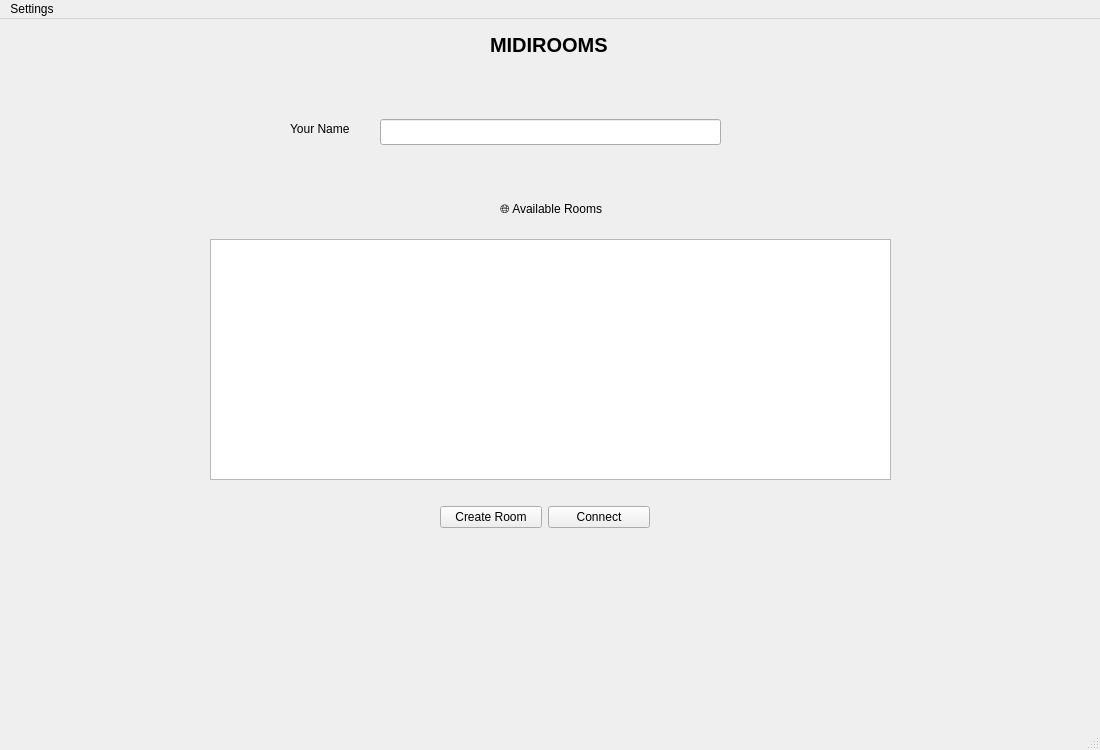
<?xml version="1.0" encoding="UTF-8"?>
<ui version="4.0">
 <class>MainWindow</class>
 <widget class="QMainWindow" name="MainWindow">
  <property name="geometry">
   <rect>
    <x>0</x>
    <y>0</y>
    <width>1100</width>
    <height>750</height>
   </rect>
  </property>
  <property name="minimumSize">
   <size>
    <width>1100</width>
    <height>750</height>
   </size>
  </property>
  <property name="maximumSize">
   <size>
    <width>1100</width>
    <height>750</height>
   </size>
  </property>
  <property name="windowTitle">
   <string>MainWindow</string>
  </property>
  <widget class="QWidget" name="centralwidget">
   <widget class="QLabel" name="appnamelabel">
    <property name="geometry">
     <rect>
      <x>490</x>
      <y>10</y>
      <width>141</width>
      <height>31</height>
     </rect>
    </property>
    <property name="font">
     <font>
      <pointsize>15</pointsize>
      <bold>true</bold>
     </font>
    </property>
    <property name="text">
     <string>MIDIROOMS</string>
    </property>
   </widget>
   <widget class="QListWidget" name="serverListWidget&#10;">
    <property name="geometry">
     <rect>
      <x>210</x>
      <y>220</y>
      <width>681</width>
      <height>241</height>
     </rect>
    </property>
   </widget>
   <widget class="QLabel" name="serverslabel">
    <property name="geometry">
     <rect>
      <x>500</x>
      <y>180</y>
      <width>111</width>
      <height>20</height>
     </rect>
    </property>
    <property name="text">
     <string>🌐 Available Rooms</string>
    </property>
   </widget>
   <widget class="QLabel" name="usernamelabel">
    <property name="geometry">
     <rect>
      <x>290</x>
      <y>100</y>
      <width>81</width>
      <height>20</height>
     </rect>
    </property>
    <property name="text">
     <string>Your Name</string>
    </property>
   </widget>
   <widget class="QLineEdit" name="usernamelineEdit">
    <property name="geometry">
     <rect>
      <x>380</x>
      <y>100</y>
      <width>341</width>
      <height>26</height>
     </rect>
    </property>
   </widget>
   <widget class="QWidget" name="layoutWidget">
    <property name="geometry">
     <rect>
      <x>440</x>
      <y>480</y>
      <width>210</width>
      <height>37</height>
     </rect>
    </property>
    <layout class="QHBoxLayout" name="horizontalLayout">
     <item>
      <widget class="QPushButton" name="createRoomButton">
       <property name="text">
        <string>Create Room</string>
       </property>
      </widget>
     </item>
     <item>
      <widget class="QPushButton" name="joinRoomButton">
       <property name="text">
        <string>Connect</string>
       </property>
      </widget>
     </item>
    </layout>
   </widget>
  </widget>
  <widget class="QMenuBar" name="menubar">
   <property name="geometry">
    <rect>
     <x>0</x>
     <y>0</y>
     <width>1100</width>
     <height>22</height>
    </rect>
   </property>
   <widget class="QMenu" name="menuSettings">
    <property name="title">
     <string>Settings</string>
    </property>
    <addaction name="actionMIDIsettings"/>
   </widget>
   <addaction name="menuSettings"/>
  </widget>
  <widget class="QStatusBar" name="statusbar"/>
  <action name="actionMIDIsettings">
   <property name="text">
    <string>MIDI Settings</string>
   </property>
  </action>
 </widget>
 <resources/>
 <connections/>
</ui>
